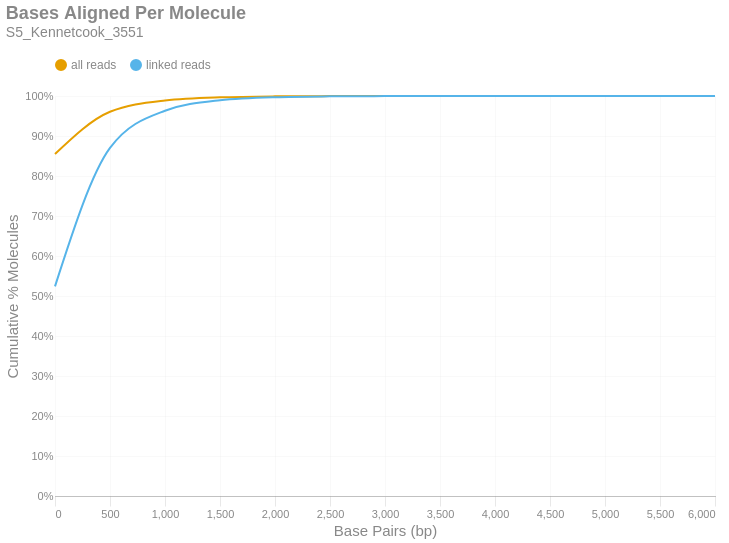

The notebook cell saved with this chart:
### Markdown cell above
### Bases Aligned Per Molecule
This is a cumulative frequency distribution showing the number of base pairs aligned per unique molecule. These data are shown in 500 bp bins. There are two distributions: one with `all reads` (yellow) and another with only `linked reads` (blue). The percent of molecules in the `linked reads` distribution is relative to the total number of linked molecules.

### Code cell
if SKIPLR:
    print_html(f"Skipped")
else:
    binned_df = consolidated_hist(valids['aligned_bp'], mask, 500, True)
    with SafeRender(binned_df):
        (
            density_plot(binned_df, 'Bases Aligned Per Molecule', samplename, 'basesper')
            .encode(
                x=alt.X('bin:Q', title="Base Pairs (bp)").axis(tickMinStep=500).scale(padding=0),
                y=alt.Y('value:Q', title='Cumulative % Molecules')
                    .axis(format='%')
                    .scale(domain = [0,1])
                    .stack(False),
                color=alt.Color("key:N").scale(domain = ["all reads", "linked reads"]),
                tooltip = [
                    alt.Tooltip("key:N", title = "Data Type"),
                    alt.Tooltip("range_label:N", title="Bases Aligned Per Molecule"),
                    alt.Tooltip("value:Q", format = ".2%", title="% Molecules (Cum.)")
                ]
            )
        ).display()

### Figure 1 — Vega-Lite specification as saved in the notebook (floating-point values rounded to 4 significant figures)
{"width": "container", "height": 400, "config": {"title": {"anchor": "start", "dy": -15, "fontSize": 18, "color": "#888888", "subtitleColor": "#888888", "subtitleFontSize": 14}, "arc": {"fill": "#0072B2"}, "axis": {"domainColor": "#888888", "domainWidth": 0.5, "gridWidth": 0.2, "grid": false, "titleFontWeight": 400, "titleFontSize": 15, "labelFontSize": 11, "labelColor": "#888888", "tickColor": "#888888", "tickWidth": 0.2, "titleColor": "#888888"}, "axisBand": {"grid": false}, "axisX": {"grid": true, "tickSize": 10, "domainCap": "round"}, "axisY": {"domain": false, "grid": true, "tickSize": 0, "domainCap": "round"}, "background": "transparent", "header": {"labelFontSize": 15, "labelColor": "#888888", "titleFontSize": 15, "titleFontWeight": 600, "titleColor": "#888888"}, "legend": {"labelFont": "sans-serif", "labelFontSize": 12, "labelColor": "#888888", "symbolSize": 100, "symbolType": "circle", "titleFontSize": 12, "titlePadding": 10, "titleColor": "#888888", "title": null, "orient": "top"}, "range": {"category": ["#E69F00", "#56B4E9", "#009E73", "#F0E442", "#0072B2", "#D55E00", "#CC79A7", "#000000"], "diverging": ["#cfe8f3", "#a2d4ec", "#73bfe2", "#46abdb", "#1696d2", "#12719e"]}, "area": {"fill": "#0072B2", "fillOpacity": 0.7, "line": true, "strokeOpacity": 0.7}, "line": {"color": "#0072B2", "stroke": "#0072B2", "strokeWidth": 2}, "trail": {"color": "#0072B2", "stroke": "#0072B2", "strokeWidth": 0, "size": 1}, "point": {"filled": true, "fillOpacity": 1.0, "size": 95}, "text": {"color": "#888888", "fontSize": 11, "align": "right", "fontWeight": 400, "size": 11}, "bar": {"fill": "#0072B2", "stroke": null}, "view": {"stroke": null, "continuousWidth": 660, "continuousHeight": 400}}, "data": {"name": "data-ff0842eb4e050ad0cf51db7b1838d740"}, "mark": {"type": "line", "interpolate": "monotone", "point": {"opacity": 0, "size": 275}}, "encoding": {"color": {"field": "key", "scale": {"domain": ["all reads", "linked reads"]}, "type": "nominal"}, "tooltip": [{"field": "key", "title": "Data Type", "type": "nominal"}, {"field": "range_label", "title": "Bases Aligned Per Molecule", "type": "nominal"}, {"field": "value", "format": ".2%", "title": "% Molecules (Cum.)", "type": "quantitative"}], "x": {"axis": {"tickMinStep": 500}, "field": "bin", "scale": {"padding": 0}, "title": "Base Pairs (bp)", "type": "quantitative"}, "y": {"axis": {"format": "%"}, "field": "value", "scale": {"domain": [0, 1]}, "stack": false, "title": "Cumulative % Molecules", "type": "quantitative"}}, "params": [{"name": "param_c36ac31b6afebe62", "select": {"type": "point", "fields": ["key"]}, "bind": "legend"}], "title": {"text": "Bases Aligned Per Molecule", "subtitle": "S5_Kennetcook_3551"}, "transform": [{"fold": ["all reads (cumsum)", "linked reads (cumsum)"]}, {"calculate": "replace(datum.key, ' (cumsum)', '')", "as": "key"}, {"filter": {"param": "param_c36ac31b6afebe62"}}], "usermeta": {"embedOptions": {"downloadFileName": "S5_Kennetcook_3551.basesper"}}, "$schema": "https://vega.github.io/schema/vega-lite/v6.1.0.json", "datasets": {"data-ff0842eb4e050ad0cf51db7b1838d740": [{"bin": "0.0", "interval": "0.0-500.0", "all reads": 0.8548, "linked reads": 0.5242, "all reads (cumsum)": 0.8548, "linked reads (cumsum)": 0.5242, "range_label": "0-499"}, {"bin": "500.0", "interval": "500.0-1000.0", "all reads": 0.1057, "linked reads": 0.3459, "all reads (cumsum)": 0.9605, "linked reads (cumsum)": 0.8701, "range_label": "500-999"}, {"bin": "1000.0", "interval": "1000.0-1500.0", "all reads": 0.02826, "linked reads": 0.09296, "all reads (cumsum)": 0.9888, "linked reads (cumsum)": 0.9631, "range_label": "1000-1499"}, {"bin": "1500.0", "interval": "1500.0-2000.0", "all reads": 0.008002, "linked reads": 0.02633, "all reads (cumsum)": 0.9968, "linked reads (cumsum)": 0.9894, "range_label": "1500-1999"}, {"bin": "2000.0", "interval": "2000.0-2500.0", "all reads": 0.002324, "linked reads": 0.007646, "all reads (cumsum)": 0.9991, "linked reads (cumsum)": 0.997, "range_label": "2000-2499"}, {"bin": "2500.0", "interval": "2500.0-3000.0", "all reads": 0.0006194, "linked reads": 0.002038, "all reads (cumsum)": 0.9997, "linked reads (cumsum)": 0.9991, "range_label": "2500-2999"}, {"bin": "3000.0", "interval": "3000.0-3500.0", "all reads": 0.0001893, "linked reads": 0.000623, "all reads (cumsum)": 0.9999, "linked reads (cumsum)": 0.9997, "range_label": "3000-3499"}, {"bin": "3500.0", "interval": "3500.0-4000.0", "all reads": 6.19e-05, "linked reads": 0.0002037, "all reads (cumsum)": 1.0, "linked reads (cumsum)": 0.9999, "range_label": "3500-3999"}, {"bin": "4000.0", "interval": "4000.0-4500.0", "all reads": 1.99e-05, "linked reads": 6.547e-05, "all reads (cumsum)": 1.0, "linked reads (cumsum)": 1.0, "range_label": "4000-4499"}, {"bin": "4500.0", "interval": "4500.0-5000.0", "all reads": 8.053e-06, "linked reads": 2.65e-05, "all reads (cumsum)": 1.0, "linked reads (cumsum)": 1.0, "range_label": "4500-4999"}, {"bin": "5000.0", "interval": "5000.0-5500.0", "all reads": 1.421e-06, "linked reads": 4.676e-06, "all reads (cumsum)": 1.0, "linked reads (cumsum)": 1.0, "range_label": "5000-5499"}, {"bin": "5500.0", "interval": "5500.0-6000.0", "all reads": 4.737e-07, "linked reads": 1.559e-06, "all reads (cumsum)": 1.0, "linked reads (cumsum)": 1.0, "range_label": "5500-5999"}, {"bin": "6000.0", "interval": "6000.0-6500.0", "all reads": 1.579e-07, "linked reads": 5.196e-07, "all reads (cumsum)": 1.0, "linked reads (cumsum)": 1.0, "range_label": "6000-6499"}]}}
